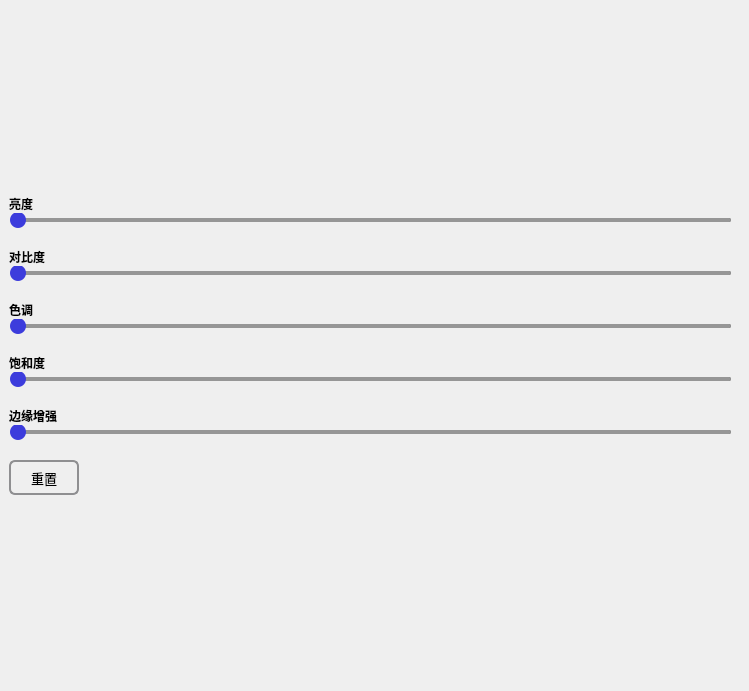
<?xml version="1.0" encoding="UTF-8"?>
<ui version="4.0">
 <class>DXVAHDFilterWidget</class>
 <widget class="QWidget" name="DXVAHDFilterWidget">
  <property name="geometry">
   <rect>
    <x>0</x>
    <y>0</y>
    <width>749</width>
    <height>691</height>
   </rect>
  </property>
  <property name="windowTitle">
   <string>Form</string>
  </property>
  <layout class="QVBoxLayout" name="verticalLayout">
   <property name="spacing">
    <number>0</number>
   </property>
   <property name="leftMargin">
    <number>0</number>
   </property>
   <property name="topMargin">
    <number>0</number>
   </property>
   <property name="rightMargin">
    <number>0</number>
   </property>
   <property name="bottomMargin">
    <number>0</number>
   </property>
   <item>
    <widget class="QWidget" name="widget" native="true">
     <layout class="QVBoxLayout" name="verticalLayout_4">
      <property name="spacing">
       <number>0</number>
      </property>
      <property name="topMargin">
       <number>0</number>
      </property>
      <property name="bottomMargin">
       <number>0</number>
      </property>
      <item>
       <layout class="QVBoxLayout" name="verticalLayout_3">
        <property name="spacing">
         <number>0</number>
        </property>
        <property name="topMargin">
         <number>0</number>
        </property>
        <item>
         <widget class="QLabel" name="label">
          <property name="sizePolicy">
           <sizepolicy hsizetype="Maximum" vsizetype="Maximum">
            <horstretch>0</horstretch>
            <verstretch>0</verstretch>
           </sizepolicy>
          </property>
          <property name="font">
           <font>
            <family>微软雅黑</family>
            <weight>75</weight>
            <bold>true</bold>
           </font>
          </property>
          <property name="text">
           <string>亮度</string>
          </property>
         </widget>
        </item>
        <item>
         <widget class="QSlider" name="brightness">
          <property name="sizePolicy">
           <sizepolicy hsizetype="Preferred" vsizetype="Fixed">
            <horstretch>0</horstretch>
            <verstretch>0</verstretch>
           </sizepolicy>
          </property>
          <property name="cursor">
           <cursorShape>PointingHandCursor</cursorShape>
          </property>
          <property name="styleSheet">
           <string notr="true">QSlider:horizontal{ background:transparent; }
QSlider::groove:horizontal{ height:4px; border-radius:2px; left:9px; right:9px;background:rgb(100,100,100);}
QSlider::handle:horizontal{ width:16px; height:16px; border-radius:8px; left:-8px; right:-8px; top:-6px; bottom:-6px; background:rgb(60,60,220); }
QSlider::add-page:horizontal{ border-radius:2px; background:rgb(150,150,150); }
QSlider::sub-page:horizontal{ border-radius:2px; background:rgb(60,60,220); }</string>
          </property>
          <property name="orientation">
           <enum>Qt::Horizontal</enum>
          </property>
         </widget>
        </item>
        <item>
         <spacer name="verticalSpacer">
          <property name="orientation">
           <enum>Qt::Vertical</enum>
          </property>
          <property name="sizeType">
           <enum>QSizePolicy::Fixed</enum>
          </property>
          <property name="sizeHint" stdset="0">
           <size>
            <width>20</width>
            <height>20</height>
           </size>
          </property>
         </spacer>
        </item>
        <item>
         <widget class="QLabel" name="label_2">
          <property name="sizePolicy">
           <sizepolicy hsizetype="Maximum" vsizetype="Maximum">
            <horstretch>0</horstretch>
            <verstretch>0</verstretch>
           </sizepolicy>
          </property>
          <property name="font">
           <font>
            <family>微软雅黑</family>
            <weight>75</weight>
            <bold>true</bold>
           </font>
          </property>
          <property name="text">
           <string>对比度</string>
          </property>
         </widget>
        </item>
        <item>
         <widget class="QSlider" name="contrast">
          <property name="cursor">
           <cursorShape>PointingHandCursor</cursorShape>
          </property>
          <property name="styleSheet">
           <string notr="true">QSlider:horizontal{ background:transparent; }
QSlider::groove:horizontal{ height:4px; border-radius:2px; left:9px; right:9px;background:rgb(100,100,100);}
QSlider::handle:horizontal{ width:16px; height:16px; border-radius:8px; left:-8px; right:-8px; top:-6px; bottom:-6px; background:rgb(60,60,220); }
QSlider::add-page:horizontal{ border-radius:2px; background:rgb(150,150,150); }
QSlider::sub-page:horizontal{ border-radius:2px; background:rgb(60,60,220); }</string>
          </property>
          <property name="orientation">
           <enum>Qt::Horizontal</enum>
          </property>
         </widget>
        </item>
        <item>
         <spacer name="verticalSpacer_2">
          <property name="orientation">
           <enum>Qt::Vertical</enum>
          </property>
          <property name="sizeType">
           <enum>QSizePolicy::Fixed</enum>
          </property>
          <property name="sizeHint" stdset="0">
           <size>
            <width>20</width>
            <height>20</height>
           </size>
          </property>
         </spacer>
        </item>
        <item>
         <widget class="QLabel" name="label_3">
          <property name="sizePolicy">
           <sizepolicy hsizetype="Maximum" vsizetype="Maximum">
            <horstretch>0</horstretch>
            <verstretch>0</verstretch>
           </sizepolicy>
          </property>
          <property name="font">
           <font>
            <family>微软雅黑</family>
            <weight>75</weight>
            <bold>true</bold>
           </font>
          </property>
          <property name="text">
           <string>色调</string>
          </property>
         </widget>
        </item>
        <item>
         <widget class="QSlider" name="hue">
          <property name="cursor">
           <cursorShape>PointingHandCursor</cursorShape>
          </property>
          <property name="styleSheet">
           <string notr="true">QSlider:horizontal{ background:transparent; }
QSlider::groove:horizontal{ height:4px; border-radius:2px; left:9px; right:9px;background:rgb(100,100,100);}
QSlider::handle:horizontal{ width:16px; height:16px; border-radius:8px; left:-8px; right:-8px; top:-6px; bottom:-6px; background:rgb(60,60,220); }
QSlider::add-page:horizontal{ border-radius:2px; background:rgb(150,150,150); }
QSlider::sub-page:horizontal{ border-radius:2px; background:rgb(60,60,220); }</string>
          </property>
          <property name="orientation">
           <enum>Qt::Horizontal</enum>
          </property>
         </widget>
        </item>
        <item>
         <spacer name="verticalSpacer_3">
          <property name="orientation">
           <enum>Qt::Vertical</enum>
          </property>
          <property name="sizeType">
           <enum>QSizePolicy::Fixed</enum>
          </property>
          <property name="sizeHint" stdset="0">
           <size>
            <width>20</width>
            <height>20</height>
           </size>
          </property>
         </spacer>
        </item>
        <item>
         <widget class="QLabel" name="label_4">
          <property name="sizePolicy">
           <sizepolicy hsizetype="Maximum" vsizetype="Maximum">
            <horstretch>0</horstretch>
            <verstretch>0</verstretch>
           </sizepolicy>
          </property>
          <property name="font">
           <font>
            <family>微软雅黑</family>
            <weight>75</weight>
            <bold>true</bold>
           </font>
          </property>
          <property name="text">
           <string>饱和度</string>
          </property>
         </widget>
        </item>
        <item>
         <widget class="QSlider" name="saturation">
          <property name="cursor">
           <cursorShape>PointingHandCursor</cursorShape>
          </property>
          <property name="styleSheet">
           <string notr="true">QSlider:horizontal{ background:transparent; }
QSlider::groove:horizontal{ height:4px; border-radius:2px; left:9px; right:9px;background:rgb(100,100,100);}
QSlider::handle:horizontal{ width:16px; height:16px; border-radius:8px; left:-8px; right:-8px; top:-6px; bottom:-6px; background:rgb(60,60,220); }
QSlider::add-page:horizontal{ border-radius:2px; background:rgb(150,150,150); }
QSlider::sub-page:horizontal{ border-radius:2px; background:rgb(60,60,220); }</string>
          </property>
          <property name="orientation">
           <enum>Qt::Horizontal</enum>
          </property>
         </widget>
        </item>
        <item>
         <spacer name="verticalSpacer_4">
          <property name="orientation">
           <enum>Qt::Vertical</enum>
          </property>
          <property name="sizeType">
           <enum>QSizePolicy::Fixed</enum>
          </property>
          <property name="sizeHint" stdset="0">
           <size>
            <width>20</width>
            <height>20</height>
           </size>
          </property>
         </spacer>
        </item>
        <item>
         <widget class="QLabel" name="label_5">
          <property name="sizePolicy">
           <sizepolicy hsizetype="Maximum" vsizetype="Maximum">
            <horstretch>0</horstretch>
            <verstretch>0</verstretch>
           </sizepolicy>
          </property>
          <property name="font">
           <font>
            <family>微软雅黑</family>
            <weight>75</weight>
            <bold>true</bold>
           </font>
          </property>
          <property name="text">
           <string>边缘增强</string>
          </property>
         </widget>
        </item>
        <item>
         <widget class="QSlider" name="edge_enhancement">
          <property name="cursor">
           <cursorShape>PointingHandCursor</cursorShape>
          </property>
          <property name="styleSheet">
           <string notr="true">QSlider:horizontal{ background:transparent; }
QSlider::groove:horizontal{ height:4px; border-radius:2px; left:9px; right:9px;background:rgb(100,100,100);}
QSlider::handle:horizontal{ width:16px; height:16px; border-radius:8px; left:-8px; right:-8px; top:-6px; bottom:-6px; background:rgb(60,60,220); }
QSlider::add-page:horizontal{ border-radius:2px; background:rgb(150,150,150); }
QSlider::sub-page:horizontal{ border-radius:2px; background:rgb(60,60,220); }</string>
          </property>
          <property name="orientation">
           <enum>Qt::Horizontal</enum>
          </property>
         </widget>
        </item>
        <item>
         <spacer name="verticalSpacer_6">
          <property name="orientation">
           <enum>Qt::Vertical</enum>
          </property>
          <property name="sizeType">
           <enum>QSizePolicy::Fixed</enum>
          </property>
          <property name="sizeHint" stdset="0">
           <size>
            <width>20</width>
            <height>20</height>
           </size>
          </property>
         </spacer>
        </item>
        <item>
         <widget class="QPushButton" name="reset">
          <property name="sizePolicy">
           <sizepolicy hsizetype="Fixed" vsizetype="Fixed">
            <horstretch>0</horstretch>
            <verstretch>0</verstretch>
           </sizepolicy>
          </property>
          <property name="minimumSize">
           <size>
            <width>70</width>
            <height>35</height>
           </size>
          </property>
          <property name="maximumSize">
           <size>
            <width>70</width>
            <height>35</height>
           </size>
          </property>
          <property name="font">
           <font>
            <family>微软雅黑</family>
            <pointsize>10</pointsize>
           </font>
          </property>
          <property name="cursor">
           <cursorShape>PointingHandCursor</cursorShape>
          </property>
          <property name="styleSheet">
           <string notr="true">QPushButton {
    border: 2px solid #8f8f91;
    border-radius: 6px;
	color: rgb(0,0,0);
    background-color: qlineargradient(x1: 0, y1: 0, x2: 0, y2: 1,
                                      stop: 0 #f6f7fa, stop: 1 #dadbde);
}

QPushButton:pressed {
    background-color: qlineargradient(x1: 0, y1: 0, x2: 0, y2: 1,
                                      stop: 0 #dadbde, stop: 1 #f6f7fa);
}

QPushButton:flat {
    border: none; /* no border for a flat push button */
}

QPushButton:default {
    border-color: navy; /* make the default button prominent */
}</string>
          </property>
          <property name="text">
           <string>重置</string>
          </property>
         </widget>
        </item>
       </layout>
      </item>
     </layout>
    </widget>
   </item>
  </layout>
 </widget>
 <resources/>
 <connections/>
</ui>
